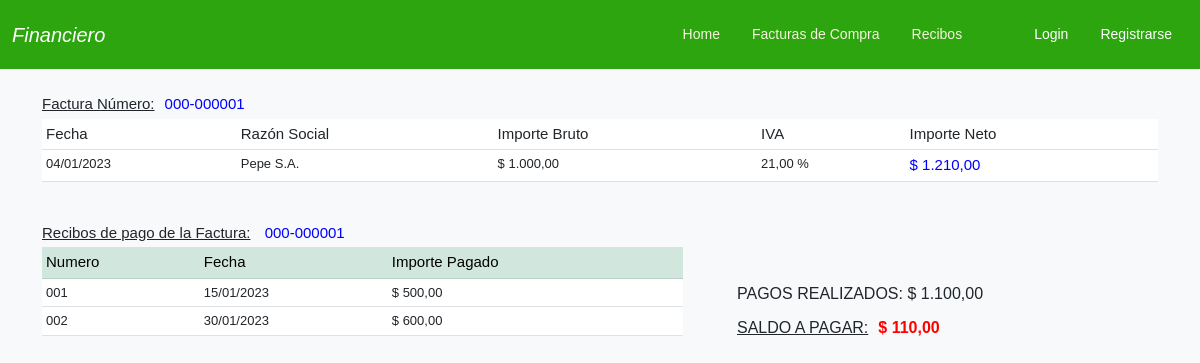
/recibos-factura/1, run on an earlier commit of the app's database.
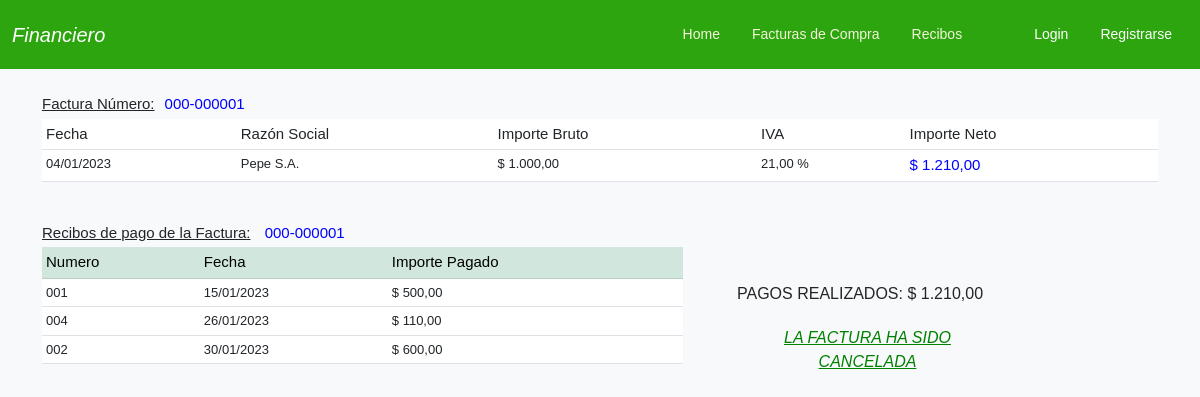
And on a later commit of the database.
### comprobantes/models.py (models this page shows, shortened)
class Recibo(models.Model):
    numero = models.CharField(max_length=15)
    fecha = models.DateField()
    factura_id = models.ForeignKey(Factura,verbose_name='Nº Factura' ,related_name='recibos',           on_delete=models.CASCADE)
    importe_pagado = models.DecimalField(max_digits=10, decimal_places=2, default=0)
    class Meta:
        ordering = ('fecha',)

### comprobantes/views.py (the view)
# urls.py: path('recibos-factura/<int:id>', recibos_factura, name='recibos-factura'),
def recibos_factura(request, id):
    f = Factura.objects.get(id=id)
    recibos = f.recibos.all()
    qs_recibos_pago = Recibo.objects.filter(factura_id=id)
    valor_pagado = 0
    for p in qs_recibos_pago:
        valor_pagado = valor_pagado + (p.importe_pagado)
    saldo = f.importe_total - valor_pagado
    if saldo <= 0:
        f.estado = True
    contexto = {'f':f,
                'recibos':recibos,
                'valor_pagado':valor_pagado,
                'saldo':saldo,
                }
    return render(request, 'comprobantes/recibo-factura.html', contexto)

### comprobantes/models.py (called while the page is built)
    @property
    def importe_total(self):
        return self.importe + (self.importe * self.iva/100)

### comprobantes/templates/comprobantes/recibo-factura.html
{% extends 'comprobantes/base.html' %}
{% block content %}
<div class="container">
    <br>
    {% if f %}
    <table class="table table-sm table-hover">
        <p style="font-weight: 500;font-size:15px;margin-bottom: 3px;"><span style="text-decoration: underline;">Factura Número:</span><span style="margin-left: 10px; color: blue;">{{ f.numero }}</span></p>
        <thead style="background-color: bisque;">
            <th style="font-weight: 500;font-size:15px;">Fecha</th>
            <th style="font-weight: 500;font-size:15px;">Razón Social</th>
            <th style="font-weight: 500;font-size:15px;">Importe Bruto</th>
            <th style="font-weight: 500;font-size:15px;">IVA</th>
            <th style="font-weight: 500;font-size:15px;">Importe Neto</th>
        </thead>
        <tbody>
            <td style="font-size:13px;">{{ f.fecha|date:'d/m/Y' }}</td>
            <td style="font-size:13px;">{{ f.razon_social }}</td>
            <td style="font-size:13px;">$ {{ f.importe|floatformat:"2g"}}</td>
            <td style="font-size:13px;">{{ f.iva}} %</td>
            <td style="font-size:15px; color: blue;">$ {{ f.importe_total|floatformat:"2g"}}</td>
       </tbody>
    </table>
    {% else %}
    <p>Factura no encontrada</p>
    {% endif %}
    <br>
    {% if recibos %}
    <div class="row">
        <div class="col-md-7">
    <table class="table table-sm">
        <p style="font-weight: 500;font-size:15px;margin-bottom: 3px;"><span style="text-decoration: underline;">Recibos de pago de la Factura:</span> <span style="margin-left: 10px; color: blue;">{{ f.numero }}</span></p>
        <thead class="table-success">
            <th style="font-weight: 500;font-size:15px;">Numero</th>
            <th style="font-weight: 500;font-size:15px;">Fecha</th>
            <th style="font-weight: 500;font-size:15px;">Importe Pagado</th>
        </thead>
        <tbody>
            {% for recibo in recibos %}
            <td style="font-size:13px;">{{ recibo.numero }}</td>
            <td style="font-size:13px;">{{ recibo.fecha|date:'d/m/Y' }}</td>
            <td style="font-size:13px;">$ {{ recibo.importe_pagado|floatformat:"2g" }}</td>
       </tbody>
            {% endfor %}
    </table>
</div>
<div class="col-md-3" style="margin-top: 60px; margin-left: 30px;">
    PAGOS REALIZADOS: $ {{ valor_pagado|floatformat:"2g" }}</br>
    {% if saldo > 0%}
    <div style="margin-top: 10px;">
      <span style="text-decoration: underline;">SALDO A PAGAR:</span><span style="color: red;font-weight: bold;margin-left: 10px;">$ {{ saldo|floatformat:"2g" }}</span>
    </div>
    {% else %}
    <center style="margin-top: 20px; color: green; font-style: italic; text-decoration: underline;">
        LA FACTURA HA SIDO CANCELADA
    </center>
    {% endif %}
    {% else %}
    <p style="font-size: 18px; color: red; text-align: center;">No hay recibo de pago de esa factura</p>
    {% endif %}
</div>
</div>
</div>
{% endblock %}

What changed in the data, as far as the page shows it:
added Recibo: numero "004", fecha "26/01/2023", importe_pagado "110,00"
Also different on the page:
{{ valor_pagado|floatformat:"2g" }}: "1.100,00" → "1.210,00"
{{ saldo|floatformat:"2g" }}: "110,00" → (not shown)
text no longer shown: "SALDO A PAGAR: $"
text now shown: "LA FACTURA HA SIDO CANCELADA"
